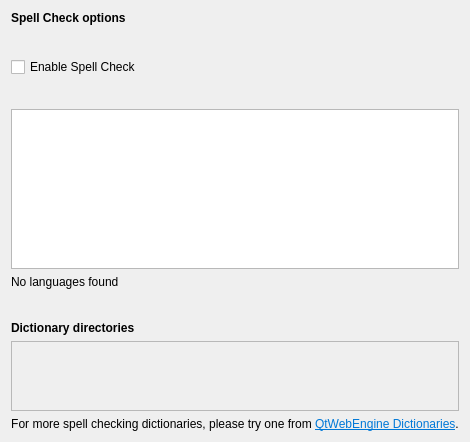
         <widget class="QWidget" name="spellcheckPage">
          <layout class="QGridLayout" name="gridLayout_20">
           <item row="3" column="0">
            <layout class="QFormLayout" name="formLayout_9">
             <property name="labelAlignment">
              <set>Qt::AlignLeading|Qt::AlignLeft|Qt::AlignVCenter</set>
             </property>
             <property name="horizontalSpacing">
              <number>6</number>
             </property>
             <property name="verticalSpacing">
              <number>6</number>
             </property>
             <item row="0" column="0" colspan="2">
              <widget class="QLabel" name="label_10">
               <property name="sizePolicy">
                <sizepolicy hsizetype="Preferred" vsizetype="Preferred">
                 <horstretch>0</horstretch>
                 <verstretch>0</verstretch>
                </sizepolicy>
               </property>
               <property name="text">
                <string>&lt;b&gt;Spell Check options&lt;/b&gt;</string>
               </property>
               <property name="alignment">
                <set>Qt::AlignLeading|Qt::AlignLeft|Qt::AlignVCenter</set>
               </property>
              </widget>
             </item>
             <item row="2" column="0">
              <widget class="QCheckBox" name="spellcheckEnabled">
               <property name="text">
                <string>Enable Spell Check</string>
               </property>
              </widget>
             </item>
             <item row="5" column="0" colspan="2">
              <widget class="QListWidget" name="spellcheckLanguages">
               <property name="sizePolicy">
                <sizepolicy hsizetype="Expanding" vsizetype="Preferred">
                 <horstretch>0</horstretch>
                 <verstretch>0</verstretch>
                </sizepolicy>
               </property>
               <property name="maximumSize">
                <size>
                 <width>16777215</width>
                 <height>160</height>
                </size>
               </property>
               <property name="dragEnabled">
                <bool>true</bool>
               </property>
               <property name="dragDropMode">
                <enum>QAbstractItemView::InternalMove</enum>
               </property>
              </widget>
             </item>
             <item row="9" column="0">
              <widget class="QLabel" name="label_48">
               <property name="text">
                <string>&lt;b&gt;Dictionary directories&lt;/b&gt;</string>
               </property>
              </widget>
             </item>
             <item row="10" column="0" colspan="2">
              <widget class="QScrollArea" name="spellcheckDirectoriesScrollArea">
               <property name="sizePolicy">
                <sizepolicy hsizetype="Expanding" vsizetype="Preferred">
                 <horstretch>0</horstretch>
                 <verstretch>0</verstretch>
                </sizepolicy>
               </property>
               <property name="widgetResizable">
                <bool>true</bool>
               </property>
               <widget class="QWidget" name="scrollAreaWidgetContents_2">
                <property name="geometry">
                 <rect>
                  <x>0</x>
                  <y>0</y>
                  <width>716</width>
                  <height>69</height>
                 </rect>
                </property>
                <layout class="QHBoxLayout" name="horizontalLayout_14">
                 <item alignment="Qt::AlignLeft|Qt::AlignVCenter">
                  <widget class="QLabel" name="spellcheckDirectories"/>
                 </item>
                </layout>
               </widget>
              </widget>
             </item>
             <item row="11" column="0">
              <widget class="QLabel" name="label_40">
               <property name="text">
                <string>For more spell checking dictionaries, please try one from &lt;a style=&quot;color:#0078d7&quot; href=&quot;https://tw3.gitlab.io/qtwebenginedictionaries/&quot;&gt;QtWebEngine Dictionaries&lt;/a&gt;.</string>
               </property>
               <property name="alignment">
                <set>Qt::AlignCenter</set>
               </property>
               <property name="openExternalLinks">
                <bool>true</bool>
               </property>
              </widget>
             </item>
             <item row="7" column="0" colspan="2">
              <spacer name="horizontalSpacer_24">
               <property name="orientation">
                <enum>Qt::Horizontal</enum>
               </property>
               <property name="sizeHint" stdset="0">
                <size>
                 <width>40</width>
                 <height>20</height>
                </size>
               </property>
              </spacer>
             </item>
             <item row="4" column="0" colspan="2">
              <spacer name="horizontalSpacer_26">
               <property name="orientation">
                <enum>Qt::Horizontal</enum>
               </property>
               <property name="sizeHint" stdset="0">
                <size>
                 <width>40</width>
                 <height>20</height>
                </size>
               </property>
              </spacer>
             </item>
             <item row="6" column="0">
              <widget class="QLabel" name="spellcheckNoLanguages">
               <property name="text">
                <string>No languages found</string>
               </property>
              </widget>
             </item>
             <item row="1" column="0" colspan="2">
              <spacer name="horizontalSpacer_28">
               <property name="orientation">
                <enum>Qt::Horizontal</enum>
               </property>
               <property name="sizeHint" stdset="0">
                <size>
                 <width>40</width>
                 <height>20</height>
                </size>
               </property>
              </spacer>
             </item>
            </layout>
           </item>
          </layout>
         </widget>
